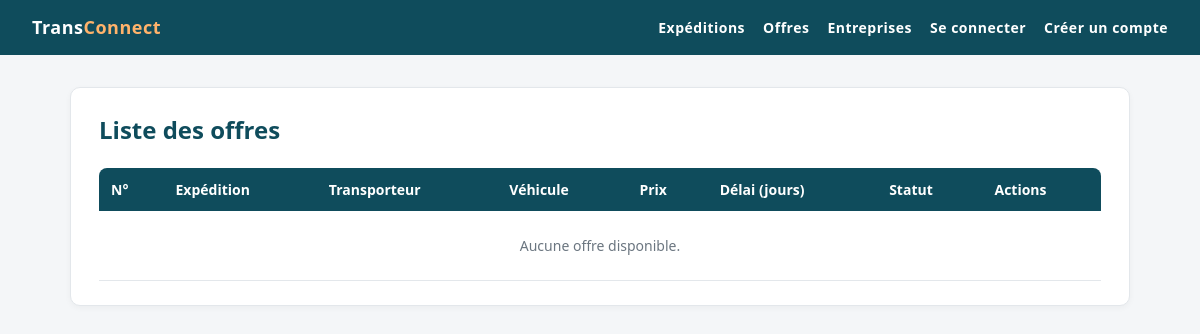
The page /offres/offres/ on the database as committed earlier.
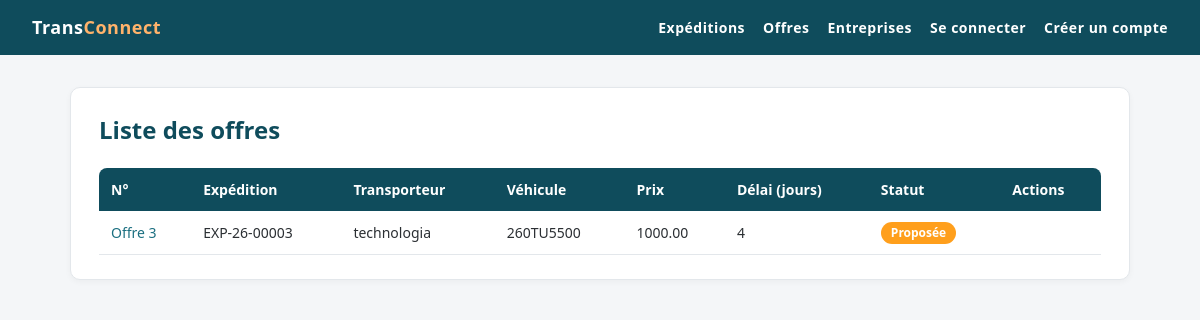
The same page on the database as committed later.
### OffresApp/models.py (models this page shows, shortened)
class Offre(models.Model):
    prix = models.DecimalField(max_digits=10, decimal_places=2, validators=[MinValueValidator(0.01, "Le prix doit être supérieur à zéro")])
    delai_jours = models.IntegerField(validators=[MinValueValidator(1, "Le délai doit être d'au moins 1 jour")])
    statut = models.CharField(max_length=20, choices=[('proposee','Proposée'),('acceptee','Acceptée'),('refusee','Refusée')], default='proposee')
    created_at = models.DateTimeField(auto_now_add=True)
    updated_at = models.DateTimeField(auto_now=True)
    date_proposition = models.DateField()
    expedition = models.ForeignKey(Expedition, on_delete=models.CASCADE, related_name='offres')
    entreprise =models.ForeignKey(Entreprise, on_delete=models.CASCADE, related_name='offres',limit_choices_to={'type_entreprise': 'trans'})
    vehicule = models.ForeignKey(Vehicule, on_delete=models.CASCADE, related_name='offres')

### ExpeditionsApp/models.py (models this page shows, shortened)
class Expedition(models.Model):
    reference = models.CharField(max_length=20, unique=True)
    ville_depart = models.CharField(max_length=100)
    ville_arrivee = models.CharField(max_length=100)
    poids_kg = models.DecimalField(max_digits=10, decimal_places=2, null=False,validators=[MinValueValidator(0.01, "Le poids doit être supérieur à zéro")])
    date_souhaitee = models.DateField()
    description = models.TextField(blank=True, null=True)
    statut=models.CharField(max_length=20,choices=[ ('publiee','Publiee'), ('attribuee','Attribuee'), ('en cours','En Cours'), ('terminee','Terminee') ],default='publiee')
    created_at = models.DateTimeField(auto_now_add=True)
    updated_at = models.DateTimeField(auto_now=True)
    entreprise = models.ForeignKey(Entreprise, on_delete=models.CASCADE, related_name='expeditions',limit_choices_to={'type_entreprise': 'char'})

### EntreprisesApp/models.py (models this page shows, shortened)
class Entreprise(models.Model):
    raison_sociale = models.CharField(max_length=200 , null=False, blank=False)
    matricule_fiscale = models.CharField(max_length=17, unique=True, validators=[matricule_fiscal_validator])
    type_entreprise = models.CharField(max_length=100, choices= [
        ('char','chargeur'),
        ('trans','transporteur'),
    ] , default='char')
    adresse =models.TextField(validators=[MinLengthValidator(20, "Adresse doit contenir au moins 10 caractères"), MaxLengthValidator(200, "Adresse ne doit pas dépasser 200 caractères")])
    created_at = models.DateTimeField(auto_now_add=True)
    updated_at = models.DateTimeField(auto_now=True)
    gerant = models.OneToOneField(Utilisateur, on_delete=models.CASCADE, related_name='entreprise')

### VehiculesApp/models.py (models this page shows, shortened)
class Vehicule(models.Model):
    immatriculation = models.CharField(max_length=11, unique=True)
    type_vehicule = models.CharField(choices=[('camionnette','Camionnette / utilitaire léger'),('camion_porteur','Camion porteur'),('semi_remorque','Semi-remorque'),('fourgon','Fourgon')], max_length=20,default='camionnette')
    capacite_kg = models.IntegerField(validators=[MinValueValidator(100,"La capacité doit être d'au moins 100 kg")])
    disponible = models.BooleanField(default=True)
    created_at = models.DateTimeField(auto_now_add=True)
    updated_at = models.DateTimeField(auto_now=True)
    proprietaire = models.ForeignKey(Entreprise, on_delete=models.CASCADE, related_name='vehicules',limit_choices_to={'type_entreprise': 'trans'})

### OffresApp/views.py (the view)
# urls.py: path('offres/', Offre_list.as_view(), name='offre_list'),
class Offre_list(ListView):
    model = Offre
    template_name = 'offre/list.html'
    context_object_name = 'liste'

### templates/offre/list.html (shortened to what this page needs)
{% extends 'base.html' %}
{% block content %}
<div class="card">
    <div class="page-header">
        <h1>Liste des offres</h1>
    </div>
    <div class="table-wrap">
        <table>
            <thead>
                <tr>
                    <th>N°</th>
                    <th>Expédition</th>
                    <th>Transporteur</th>
                    <th>Véhicule</th>
                    <th>Prix</th>
                    <th>Délai (jours)</th>
                    <th>Statut</th>
                    <th>Actions</th>
                </tr>
            </thead>
            <tbody>
                {% for offre in liste %}
                    <tr>
                        <td><a href="{% url 'offres:offre_detail' offre.pk %}">Offre {{ offre.pk }}</a></td>
                        <td>{{ offre.expedition.reference }}</td>
                        <td>{{ offre.entreprise.raison_sociale }}</td>
                        <td>{{ offre.vehicule.immatriculation }}</td>
                        <td>{{ offre.prix }}</td>
                        <td>{{ offre.delai_jours }}</td>
                        <td><span class="badge badge-{{ offre.statut }}">{{ offre.get_statut_display }}</span></td>
                        <td>
                        </td>
                    </tr>
                {% empty %}
                    <tr>
                        <td colspan="8" class="empty">Aucune offre disponible.</td>
                    </tr>
                {% endfor %}
            </tbody>
        </table>
    </div>
</div>
{% endblock %}

Rows that differ between the two databases and show on the page:
added Offre: pk "3", expedition.reference "EXP-26-00003", entreprise.raison_sociale "technologia", vehicule.immatriculation "260TU5500", prix "1000.00", delai_jours "4", statut "Proposée"
Other text that changed with them:
text no longer shown: "Aucune offre disponible."
